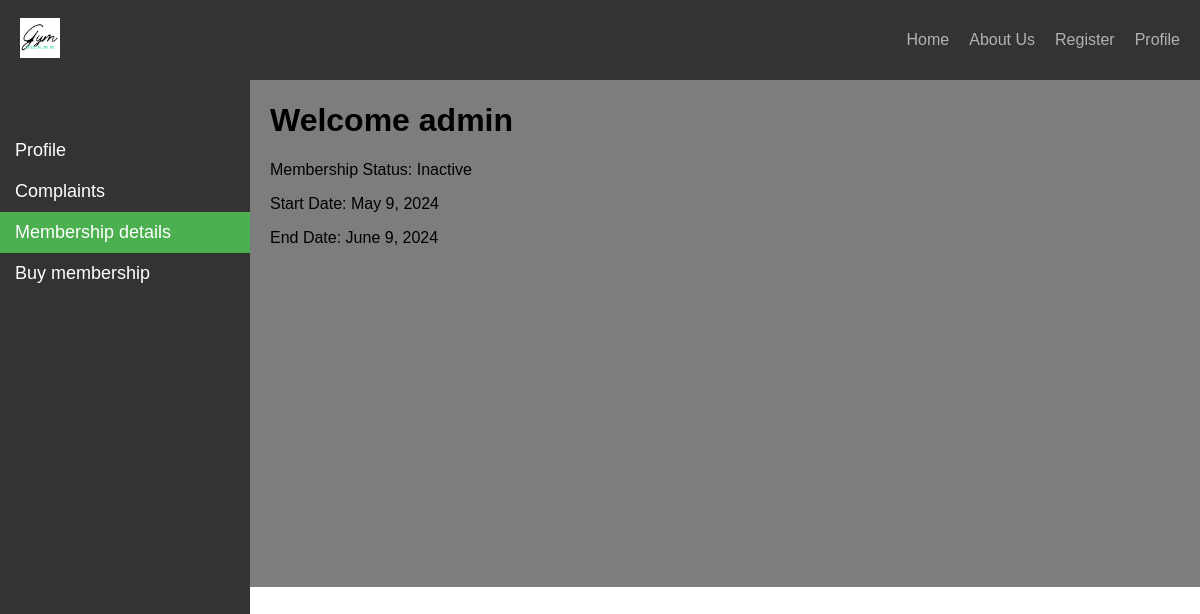
The app's page /membership_status/ (signed in) with its own data.
### app/models.py (models this page shows, shortened)
class Membership_Status(models.Model):
    user = models.ForeignKey(User, on_delete=models.CASCADE)
    start_date = models.DateField()
    end_date = models.DateField()
    status = models.CharField(max_length=20, default='active')

### app/views.py (the view)
# urls.py: path('membership_status/', views.membership_status, name = 'membership'),
def membership_status(request):
    user = request.user
    current_date = datetime.date.today()
    if request.method == 'POST':
        start_date = datetime.date.today()
        end_date = start_date + datetime.timedelta(days=30)
        membership = Membership_Status.objects.update_or_create(
            user=user,
            defaults={'start_date': start_date, 'end_date': end_date, 'status': 'active'}
        )
    else:
        try:
            membership = Membership_Status.objects.get(user=user)
            if membership.end_date < current_date:
                membership.status = 'Inactive'
                membership.save()
        except Membership_Status.DoesNotExist:
            membership = None
    return render(request, 'app/membership.html', {'membership' : membership})

### app/templates/app/membership.html
{% extends 'app/base.html'%}
{% load static %}
{% block quotes%}
<div class="sidebar">
  <a  href="{% url 'profile' %}">Profile</a>
  <a href="{% url 'complaint' %}">Complaints</a>
  <a class="active" href="% url 'membership' %">Membership details</a>
  <a href="{% url 'payment' %}">Buy membership</a>
</div>
<div class="main-content">
    <h1>Welcome {{ request.user }}</h1>
    {% if membership %}
        <p>Membership Status: {{ membership.status }}</p>
        <p>Start Date: {{ membership.start_date }}</p>
        <p>End Date: {{ membership.end_date }}</p>
    {% else %}
        <p>You do not have a membership yet.</p>
    {% endif %}
</div>
{% endblock quotes %}

### app/static/app/css/style.css (style rules this page uses)
body { margin: 0; padding: 0; font-family: Arial, sans-serif; }
body, html { margin: 0; padding: 0; height: 100%; }
.sidebar { height: 100%; width: 250px; position: fixed; top: 0; left: 0; background-color: #333333; padding-top: 50px; margin-top: 80px; }
.sidebar a { padding: 10px 15px; text-decoration: none; font-size: 18px; color: white; display: block; }
.sidebar a.active { background-color: #4CAF50; color: white; }
.main-content { padding-left: 270px; padding-right: 30px; padding-top: 1px; padding-bottom: 27%; background-color:rgba(0, 0, 0, 0.509); }

### records on screen
Membership_Status: status "Inactive", start_date "May 9, 2024", end_date "June 9, 2024"

### other values on screen
{{ request.user }} "admin"
